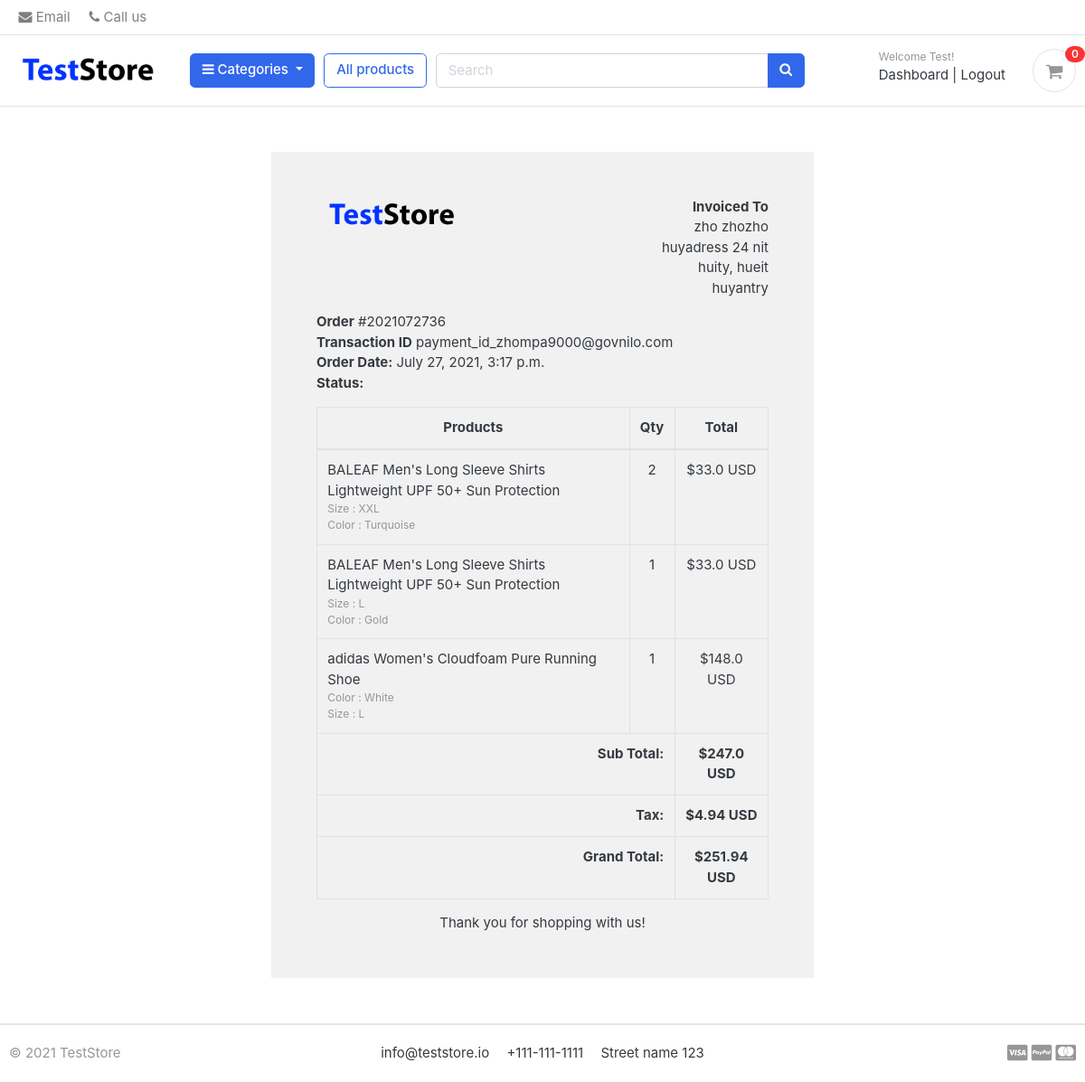
Screenshot of /accounts/order_detail/2021072736/ (signed in) with the database file from the repository.
### accounts/models.py (models this page shows, shortened)
class Account(AbstractBaseUser):
    first_name = models.CharField(max_length=255)
    last_name = models.CharField(max_length=255)
    username = models.CharField(max_length=255, unique=True)
    email = models.EmailField(max_length=255, unique=True)
    phone = models.CharField(max_length=255)
    date_joined = models.DateTimeField(auto_now_add=True)
    last_login = models.DateTimeField(auto_now_add=True)
    is_admin = models.BooleanField(default=False)
    is_staff = models.BooleanField(default=False)
    is_active = models.BooleanField(default=True)
    is_superadmin = models.BooleanField(default=False)
    USERNAME_FIELD = 'email'
    REQUIRED_FIELDS = ['username', 'first_name', 'last_name']
    objects = MyAccountManager()

### orders/models.py (models this page shows, shortened)
class Order(models.Model):
    STATUS = (
        ('New', 'New'),
        ('Accepted', 'Accepted'),
        ('Completed', 'Completed'),
        ('Cancelled', 'Cancelled'),
    )
    user = models.ForeignKey(Account, on_delete=models.SET_NULL, null=True)
    payment = models.ForeignKey(Payment, on_delete=models.SET_NULL, blank=True, null=True)
    order_number = models.CharField(max_length=20)
    first_name = models.CharField(max_length=100)
    last_name = models.CharField(max_length=100)
    phone = models.CharField(max_length=100)
    email = models.EmailField(max_length=100)
    address_line_1 = models.CharField(max_length=100)
    address_line_2 = models.CharField(max_length=100, blank=True)
    country = models.CharField(max_length=50)
    state = models.CharField(max_length=100)
    city = models.CharField(max_length=100)
    order_note = models.CharField(max_length=256, blank=True)
    order_total = models.FloatField()
    tax = models.FloatField()
    status = models.CharField(max_length=20, choices=STATUS, default='New')
    ip = models.CharField(blank=True, max_length=20)
    is_ordered = models.BooleanField(default=False)
    created_at = models.DateTimeField(auto_now_add=True)
    updated_at = models.DateTimeField(auto_now=True)
    def full_name(self):
        return f"{self.first_name} {self.last_name}"
    def full_address(self):
        return f"{self.address_line_1} {self.address_line_2}"

class Payment(models.Model):
    user = models.ForeignKey(Account, on_delete=models.CASCADE)
    payment_id = models.CharField(max_length=100)
    payment_method = models.CharField(max_length=100)
    amount_paid = models.CharField(max_length=100)
    status = models.CharField(max_length=100)
    created_at = models.DateTimeField(auto_now_add=True)

class OrderProduct(models.Model):
    order = models.ForeignKey(Order, on_delete=models.CASCADE)
    payment = models.ForeignKey(Payment, on_delete=models.SET_NULL, blank=True, null=True)
    user = models.ForeignKey(Account, on_delete=models.CASCADE)
    product = models.ForeignKey(Product, on_delete=models.CASCADE)
    variations = models.ManyToManyField(Variation, blank=True)
    quantity = models.IntegerField()
    product_price = models.FloatField()
    ordered = models.BooleanField(default=False)
    created_at = models.DateTimeField(auto_now_add=True)
    updated_at = models.DateTimeField(auto_now=True)

### store/models.py (models this page shows, shortened)
class Product(models.Model):
    product_name = models.CharField(max_length=255, unique=True)
    slug = models.SlugField(max_length=255, unique=True)
    description = models.TextField(max_length=500, blank=True)
    price = models.IntegerField()
    image = models.ImageField(upload_to='products')
    stock = models.IntegerField()
    is_available = models.BooleanField(default=True)
    category = models.ForeignKey(Category, on_delete=models.CASCADE)
    created_date = models.DateTimeField(auto_now_add=True)
    modified_date = models.DateTimeField(auto_now=True)

class Variation(models.Model):
    product = models.ForeignKey(Product, on_delete=models.CASCADE)
    variation_category = models.CharField(max_length=100, choices=variation_category_choice)
    variation_value = models.CharField(max_length=100)
    is_active = models.BooleanField(default=True)
    created_date = models.DateTimeField(auto_now=True)
    objects = VariationManager()

### accounts/views.py (the view)
# urls.py: path('order_detail/<int:order_id>/', views.order_detail, name='order_detail'),
@login_required(login_url='login')
def order_detail(request, order_id):
    order_detail = OrderProduct.objects.filter(order__order_number=order_id)
    order = Order.objects.get(order_number=order_id)
    subtotal = 0
    for i in order_detail:
        subtotal += i.product_price * i.quantity
    context = {
        'order_detail': order_detail,
        'order': order,
        'subtotal': subtotal,
    }
    return render(request, 'accounts/order_detail.html', context)

### carts/context_processors.py (called while the page is built)
def counter(request):
    cart_count = 0
    try:
        cart = Cart.objects.filter(cart_id=_cart_id(request))
        if request.user.is_authenticated:
            cart_items = CartItem.objects.all().filter(user=request.user)
        else:
            cart_items = CartItem.objects.all().filter(cart=cart[:1])
        for cart_item in cart_items:
            cart_count += cart_item.quantity
    except Cart.DoesNotExist:
        cart_count = 0
    return dict(cart_count=cart_count)

### carts/views.py (called while the page is built)
def _cart_id(request):
    cart = request.session.session_key
    if not cart:
        cart = request.session.create()
    return cart

### category/context_processors.py (called while the page is built)
def menu_links(request):
    links = Category.objects.all()
    return dict(category_links=links)

### category/models.py (called while the page is built)
    def get_url(self):
        return reverse('products_by_category', args=[self.slug])

### main_app/templates/accounts/order_detail.html
{% extends 'base.html' %}
{% load static %}
{% block content %}
<div class="container" style="margin: 0 auto;width: 50%;padding: 50px;background: #f1f1f1;margin-top: 50px;margin-bottom: 50px;">
    <div class="row invoice row-printable">
        <div class="col-md-12">
            <div class="panel panel-default plain" id="dash_0">
                <div class="panel-body p30">
                    <div class="row">
                        <div class="col-lg-6">
                            <div class="invoice-logo"><img src="{% static '/images/logo.png' %}" alt="Invoice logo" style="max-height: 40px;"></div>
                        </div>
                        <div class="col-lg-6">
                            <div class="invoice-from">
                                <ul class="list-unstyled text-right">
                                    <li><strong>Invoiced To</strong></li>
                                    <li>{{order.full_name}}</li>
                                    <li>{{order.full_address}}</li>
                                    <li>{{order.city}}, {{order.state}}</li>
                                    <li>{{order.country}}</li>
                                </ul>
                            </div>
                        </div>
                        <div class="col-lg-12">
                            <div class="invoice-details mt25">
                                <div class="well">
                                    <ul class="list-unstyled mb0">
                                        <li><strong>Order</strong> #{{order.order_number}}</li>
                                        <li><strong>Transaction ID</strong> {{order.payment.payment_id}}</li>
                                        <li><strong>Order Date:</strong> {{order.created_at}}</li>
                                        <li><strong>Status:</strong> {{order.payment.status}}</li>
                                    </ul>
                                </div>
                            </div>
                            <div class="invoice-items">
                                <div class="table-responsive" style="overflow: hidden; outline: none;" tabindex="0">
                                    <table class="table table-bordered">
                                        <thead>
                                            <tr>
                                                <th class="per70 text-center">Products</th>
                                                <th class="per5 text-center">Qty</th>
                                                <th class="per25 text-center">Total</th>
                                            </tr>
                                        </thead>
                                        <tbody>
                                          {% for item in order_detail %}
                                            <tr>
                                                <td>{{item.product.product_name}}
                                                  <p class="text-muted small">
                                          					{% if item.variations.all %}
                                          						{% for i in item.variations.all %}
                                          							{{ i.variation_category | capfirst }} : {{ i.variation_value | capfirst }} <br>
                                          						{% endfor %}
                                          					{% endif %}
                                          				</p>
                                                </td>
                                                <td class="text-center">{{item.quantity}}</td>
                                                <td class="text-center">${{item.product_price}} USD</td>
                                            </tr>
                                          {% endfor %}
                                        </tbody>
                                        <tfoot>
                                            <tr>
                                                <th colspan="2" class="text-right">Sub Total:</th>
                                                <th class="text-center">${{subtotal}} USD</th>
                                            </tr>
                                            <tr>
                                                <th colspan="2" class="text-right">Tax:</th>
                                                <th class="text-center">${{order.tax}} USD</th>
                                            </tr>
                                            <tr>
                                                <th colspan="2" class="text-right">Grand Total:</th>
                                                <th class="text-center">${{order.order_total}} USD</th>
                                            </tr>
                                        </tfoot>
                                    </table>
                                </div>
                            </div>
                            <div class="invoice-footer mt25">
                                <p class="text-center">Thank you for shopping with us!</p>
                            </div>
                        </div>
                    </div>
                </div>
            </div>
        </div>
    </div>
</div>
{% endblock %}

### main_app/templates/includes/navbar.html (shortened to what this page needs)
{% load static %}
<header class="section-header">
<nav class="navbar p-md-0 navbar-expand-sm navbar-light border-bottom">
<div class="container">
    <div class="collapse navbar-collapse" id="navbarTop4">
        <ul class="navbar-nav">
            <li><a href="#" class="nav-link"> <i class="fa fa-envelope"></i> Email </a></li>
            <li><a href="#" class="nav-link"> <i class="fa fa-phone"></i> Call us </a></li>
        </ul>
    </div>
</div>
</nav>
<section class="header-main border-bottom">
	<div class="container">
    <div class="row align-items-center">
        <div class="col-lg-2 col-md-3 col-6">
            <a href="{% url 'base' %}" class="brand-wrap">
                <img class="logo" src="{% static './images/logo.png' %}">
            </a>
        </div>
        <div class="col-lg col-sm col-md col-6 flex-grow-0">
            <div class="category-wrap dropdown d-inline-block float-right">
                <button type="button" class="btn btn-primary dropdown-toggle" data-toggle="dropdown">
                    <i class="fa fa-bars"></i> Categories
                </button>
            </div>
        </div>
        <a href="{% url 'store' %}" class="btn btn-outline-primary">All products</a>
        <div class="col-lg  col-md-6 col-sm-12 col">
            <form action="{% url 'search' %}" class="search" method="GET">
                <div class="input-group w-100">
                    <input type="text" class="form-control" style="width:60%;" placeholder="Search" name="keyword">
                    <div class="input-group-append">
                      <button class="btn btn-primary" type="submit">
                        <i class="fa fa-search"></i>
                      </button>
                    </div>
                </div>
            </form>
        </div>
        <div class="col-lg-3 col-sm-6 col-8 order-2 order-lg-3">
                    <div class="d-flex justify-content-end mb-3 mb-lg-0">
                        {% if user.id is None %}
                            <div class="widget-header">
                                <small class="title text-muted">Welcome guest!</small>
                                <div>
                                    <a href="{% url 'login' %}">Sign in</a> <span class="dark-transp"> | </span>
                                    <a href="{% url 'register' %}"> Register</a>
                                </div>
                            </div>
                        {% else %}
                            <div class="widget-header">
                                <small class="title text-muted">Welcome {{ user.first_name }}!</small>
                                <div>
                                    <a href="{% url 'dashboard' %}">Dashboard</a> <span class="dark-transp"> | </span>
                                    <a href="{% url 'logout' %}"> Logout</a>
                                </div>
                            </div>
                        {% endif %}
                        <a href="{% url 'cart' %}" class="widget-header pl-3 ml-3">
                            <div class="icon icon-sm rounded-circle border"><i class="fa fa-shopping-cart"></i></div>
                            <span class="badge badge-pill badge-danger notify">{{ cart_count }}</span>
                        </a>
                    </div>
                </div>
        </div>
    </div>
</section>
</header>

### static/css/ui.css (style rules this page uses)
html { font-family: "Inter", sans-serif; font-size: 15px; }
.icon-xs, .icon-sm, .icon-md, .icon-lg { display: inline-block; text-align: center; flex-shrink: 0; flex-grow: 0; }
.icon-sm { width: 48px; height: 48px; line-height: 48px !important; font-size: 20px; }
p:last-child { margin-bottom: 0; }
.header-main { position: relative; padding-top: 1rem; padding-bottom: 1rem; }
.brand-wrap .logo, .navbar-brand .logo { margin-right: 7px; max-height: 42px; display: inline-block; }
.widget-header { display: inline-block; vertical-align: middle; position: relative; }
.widget-header a { color: #343a40; }
.widget-header i { color: #969696; }
.widget-header .title { display: block; }
.widget-header .notify { position: absolute; top: -3px; right: -10px; }
[class*=list-] li:after { visibility: hidden; display: block; content: ""; overflow: hidden; height: 0; clear: both; }
.notify { position: absolute; top: -4px; right: -10px; display: inline-block; padding: 0.25em 0.6em; font-size: 12px; line-height: 1; text-align: center; border-radius: 3rem; color: #fff; background-color: #fa3434; }

### rows the page displays
Account: first_name "Test"
Order: full_name "zho zhozho", full_address "huyadress 24 nit", city "huity", state "hueit", country "huyantry", order_number "2021072736", payment.payment_id "payment_id_zhompa9000@govnilo.com", created_at "July 27, 2021, 3:17 p.m.", tax "4.94", order_total "251.94"
OrderProduct: product.product_name "BALEAF Men's Long Sleeve Shirts Lightweight UPF 50+ Sun Protection", quantity "2", product_price "33.0"
Variation: variation_category "Size", variation_value "XXL"
Variation: variation_category "Color", variation_value "Turquoise"
OrderProduct: product.product_name "BALEAF Men's Long Sleeve Shirts Lightweight UPF 50+ Sun Protection", quantity "1", product_price "33.0"
Variation: variation_category "Size", variation_value "L"
Variation: variation_category "Color", variation_value "Gold"
OrderProduct: product.product_name "adidas Women's Cloudfoam Pure Running Shoe", quantity "1", product_price "148.0"
Variation: variation_category "Color", variation_value "White"
Variation: variation_category "Size", variation_value "L"

### other values shown
{{ cart_count }} "0"
{{ subtotal }} "247.0"
